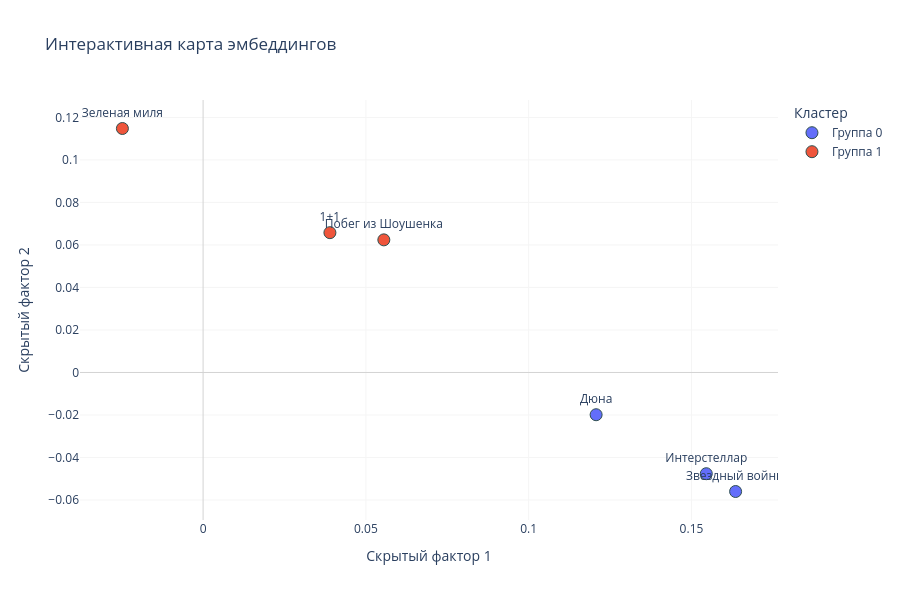

Source (notebook cell):
### Code cell
import pandas as pd
import plotly.express as px
from sklearn.cluster import KMeans

def plot_emb(movie_vectors, df): 
    movie_names = df.columns.tolist()  # Наш список фильмов
    
    # 1. Автоматически делим фильмы на 2 кластера с помощью K-Means
    kmeans = KMeans(n_clusters=2, random_state=42, n_init="auto")
    cluster_labels = kmeans.fit_predict(movie_vectors)
    
    df_plot = pd.DataFrame(
        {
            "X": movie_vectors[:, 0],
            "Y": movie_vectors[:, 1],
            "Название": movie_names,
            "Кластер": [
                f"Группа {c}" for c in cluster_labels
            ],  # преобразуем в текст для дискретной легенды
        }
    )
    
    fig = px.scatter(
        df_plot,
        x="X",
        y="Y",
        text="Название",
        color="Кластер",
        hover_name="Название",
        title="Интерактивная карта эмбеддингов",
        labels={"X": "Скрытый фактор 1", "Y": "Скрытый фактор 2"},
    )
    
    fig.update_traces(
        textposition="top center",
        marker=dict(size=12, line=dict(width=1, color="DarkSlateGrey")),  # Размер точек
    )
    
    fig.update_layout(
        xaxis=dict(zeroline=True, zerolinewidth=1, zerolinecolor="LightGray"),
        yaxis=dict(zeroline=True, zerolinewidth=1, zerolinecolor="LightGray"),
        plot_bgcolor="white",  # Белый фон
        width=900,
        height=600,
    )
    fig.update_xaxes(showgrid=True, gridwidth=1, gridcolor="WhiteSmoke")
    fig.update_yaxes(showgrid=True, gridwidth=1, gridcolor="WhiteSmoke")
    return fig

plot_emb(model.item_factors, df)

### Figure 1 — Plotly figure (JSON) as saved in the notebook; plotly's stock layout.template omitted (floating-point values rounded to 4 significant figures)
{"data": [{"hovertemplate": "<b>%{hovertext}</b><br><br>Кластер=Группа 0<br>Скрытый фактор 1=%{x}<br>Скрытый фактор 2=%{y}<br>Название=%{text}<extra></extra>", "hovertext": ["Интерстеллар", "Звездный войны", "Дюна"], "legendgroup": "Группа 0", "marker": {"color": "#636efa", "symbol": "circle", "line": {"color": "DarkSlateGrey", "width": 1}, "size": 12}, "mode": "markers+text", "name": "Группа 0", "orientation": "v", "showlegend": true, "text": ["Интерстеллар", "Звездный войны", "Дюна"], "x": [0.1546, 0.1636, 0.1207], "xaxis": "x", "y": [-0.04764, -0.05601, -0.01988], "yaxis": "y", "type": "scatter", "textposition": "top center"}, {"hovertemplate": "<b>%{hovertext}</b><br><br>Кластер=Группа 1<br>Скрытый фактор 1=%{x}<br>Скрытый фактор 2=%{y}<br>Название=%{text}<extra></extra>", "hovertext": ["Побег из Шоушенка", "Зеленая миля", "1+1"], "legendgroup": "Группа 1", "marker": {"color": "#EF553B", "symbol": "circle", "line": {"color": "DarkSlateGrey", "width": 1}, "size": 12}, "mode": "markers+text", "name": "Группа 1", "orientation": "v", "showlegend": true, "text": ["Побег из Шоушенка", "Зеленая миля", "1+1"], "x": [0.05551, -0.02478, 0.03895], "xaxis": "x", "y": [0.0624, 0.1148, 0.06579], "yaxis": "y", "type": "scatter", "textposition": "top center"}], "layout": {"xaxis": {"anchor": "y", "domain": [0.0, 1.0], "title": {"text": "Скрытый фактор 1"}, "zeroline": true, "zerolinewidth": 1, "zerolinecolor": "LightGray", "showgrid": true, "gridwidth": 1, "gridcolor": "WhiteSmoke"}, "yaxis": {"anchor": "x", "domain": [0.0, 1.0], "title": {"text": "Скрытый фактор 2"}, "zeroline": true, "zerolinewidth": 1, "zerolinecolor": "LightGray", "showgrid": true, "gridwidth": 1, "gridcolor": "WhiteSmoke"}, "legend": {"title": {"text": "Кластер"}, "tracegroupgap": 0}, "title": {"text": "Интерактивная карта эмбеддингов"}, "plot_bgcolor": "white", "width": 900, "height": 600}}
